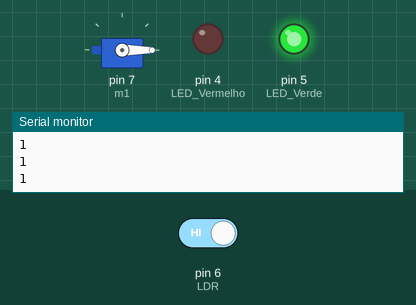
Bench run of a sketch on a simulated Arduino Uno, built with avr-gcc and run on an emulated ATmega328P. Parts: servo, output pins drawn as LEDs (lit = HIGH), the last lines printed to the serial monitor. Inputs (shaded band) come from the test bench; at power-on: pin 6 (LDR) HIGH.

Above: at 3.8 s.
3.9 s: pin 6 (LDR) driven LOW
At 5.3 s:
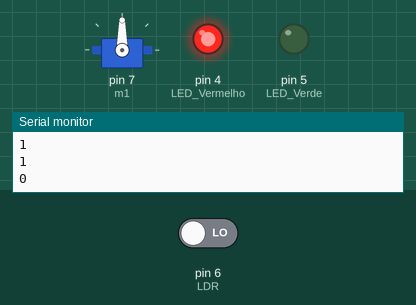
6.0 s: pin 6 (LDR) driven HIGH
At 6.4 s:
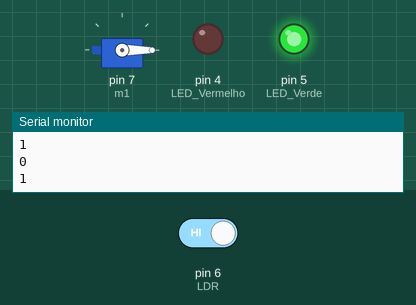
Timing chart, 0 to 9.0 s (numbered marks = the images above; inputs shaded):
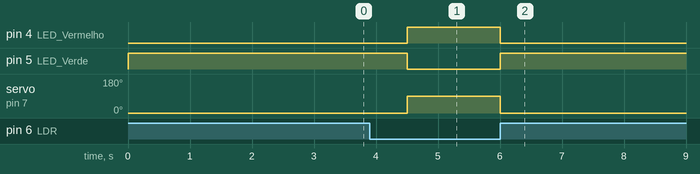

Measured:
- after the input at 3.9 s, pin 4 (LED_Vermelho): LOW → HIGH after 0.60 s; pin 5 (LED_Verde): HIGH → LOW after 0.60 s; servo on pin 7 (m1): 0° → 90° after 0.60 s
- after the input at 6.0 s, pin 4 (LED_Vermelho): HIGH → LOW at once; pin 5 (LED_Verde): LOW → HIGH at once; servo on pin 7 (m1): 90° → 0° at once

The sketch:

micro_servo_motor1.ino
```cpp
#include<Servo.h>           // Biblioteca
int ldr;                    // Variável de leitura

Servo m1;

void setup() {
  pinMode(5, OUTPUT);         // LED Verde
  pinMode(4, OUTPUT);         // LED Vermelho
  pinMode(6, INPUT);         // LDR
  Serial.begin(9600);
  m1.attach(7);               // Pino do Servo

}
void loop() {
  ldr = digitalRead(6);     // ldr será igual ao valor obtido na porta A0
  Serial.println(ldr);

 if(ldr == 0){
    m1.write(90);
   digitalWrite(5,0);
   digitalWrite(4,1);
   delay(1500);
  }
  if(ldr == 1 ){
    m1.write(0);
   digitalWrite(5,1);
   digitalWrite(4,0);
   delay(1500);
  }
}
```
